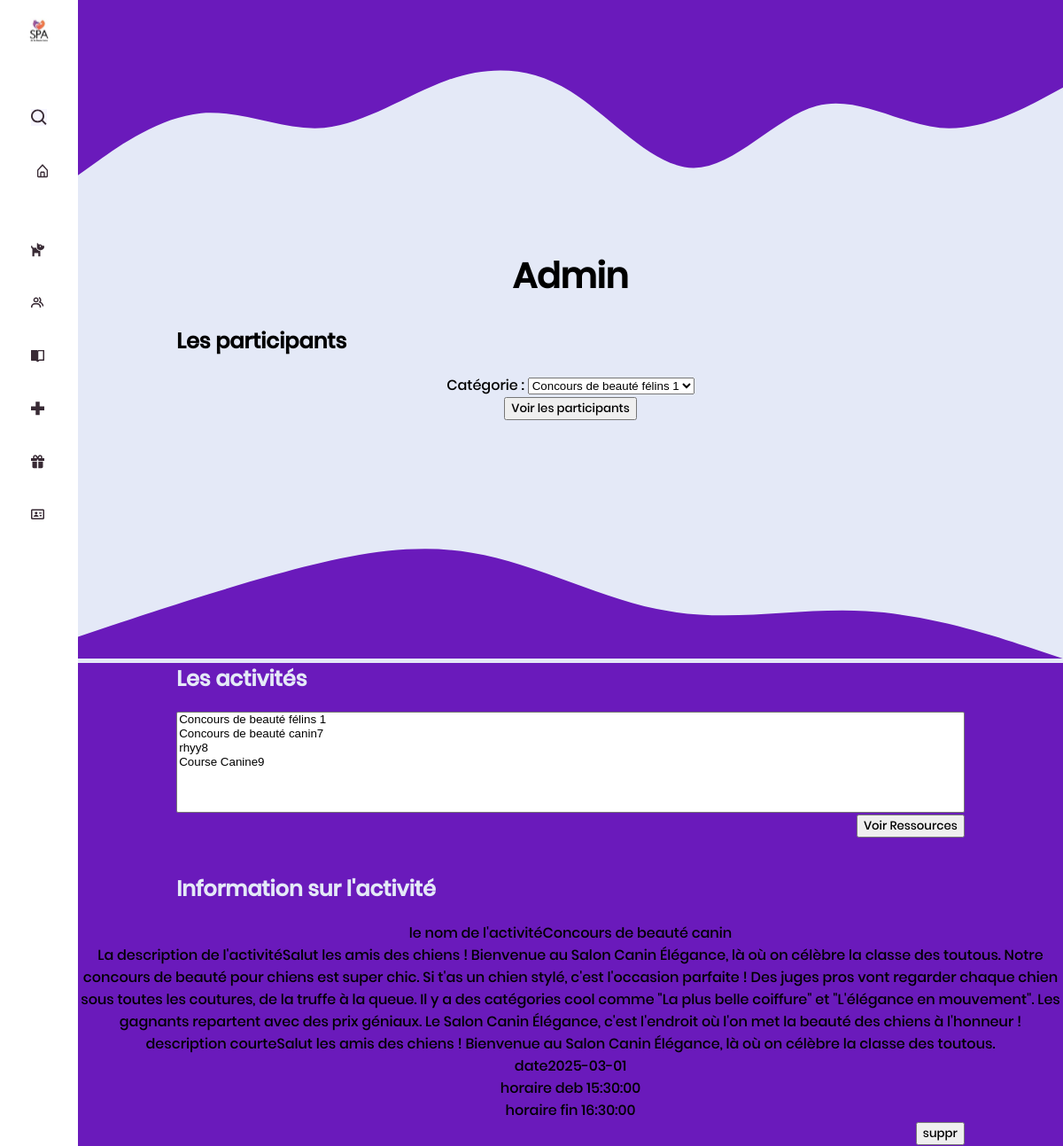
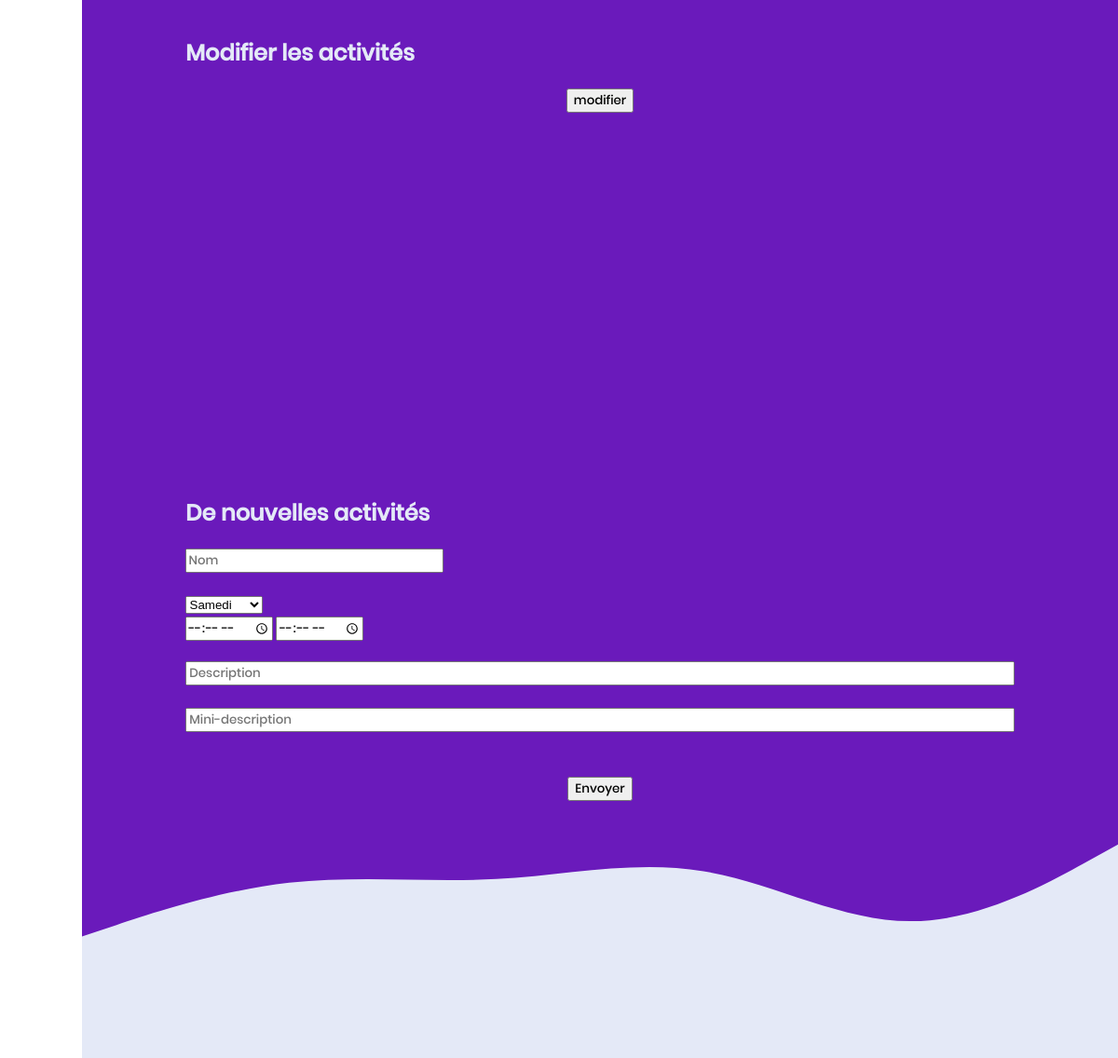
The page /pages/admin.php?idact=7 on the database its author committed (2 pictures, top to bottom).
### tables this page shows
CREATE TABLE `activite` (
  `Id_activite` int(11) NOT NULL,
  `nom` text NOT NULL,
  `description` text NOT NULL,
  `minidesc` text NOT NULL,
  `img` text NOT NULL,
  `date` date NOT NULL,
  `horaire_deb` time NOT NULL,
  `horaire_fin` time NOT NULL
);

### pages/admin.php (the view, shortened to what this page needs)
<!DOCTYPE html>
<?php
include("../config/configuration.php");
$bdd = new PDO($dsn, $user, $password);
$requete = 'SELECT * FROM `activite`';
$resultats = $bdd->query($requete);
$Activite = $resultats->fetchAll();
$nbACTIS = count($Activite);
if (isset($_GET['idact'])) {
  $idact = $_GET['idact'];
  $requete = 'SELECT * FROM activite WHERE Id_activite=' . $idact;
  $resultats = $bdd->query($requete);
  $act = $resultats->fetchAll();
}
?>
<html>
<head>
  <link rel="stylesheet" href="../style/styles.css">
</head>
<body>
<div class="sidenav">
    <img class="imglogo"src="../images/logo spa.svg"></br>
    <img style="background-color: #F6F5FF;" src="../images/1.svg"></br>
    <a href="../index.php"><img src="../images/2.svg"></a></br>
    <img src="../images/3.svg"></br>
    <img src="../images/4.svg"></br>
    <img src="../images/5.svg"></br>
    <img src="../images/6.svg"></br>
    <img src="../images/7.svg"></br>
    <img src="../images/8.svg"></br>
  </div>
  <h1>Admin</h1>
  <h2 class="noir">Les participants</h2>
  <form method="GET">
    Catégorie : <select name="idpart" required="required">
      <?php
      for ($i = 0; $i < $nbACTIS; $i++) {
        echo '<option value="' . $Activite[$i]["Id_activite"] . '">' . $Activite[$i]["nom"] . $Activite[$i]["Id_activite"] . '</option>' . "\n";
      } ?>
    </select></br>
    <input type="submit" value="Voir les participants">
  </form>
  <div class="violet">
    <h2>Les activités</h2>
    <form method="GET">
      <select name="idact" size="7" style="width:80%" >
        <?php
        for ($i = 0; $i < $nbACTIS; $i++) {
          echo '<option value="' . $Activite[$i]["Id_activite"] . '">' . $Activite[$i]["nom"] . $Activite[$i]["Id_activite"] . '</option>' . "\n";
        }
        ?>
      </select></br>
      <div id="envoyer">
      <input type="submit" value="Voir Ressources"></div>
    </form>
    <?php if (isset($_GET['idact'])) { ?>
      <div id="infoact">
        <h2>Information sur l'activité</h2>
        <?php
        echo '<div> le nom de l\'activité' . $act[0]["nom"] . '</div>' . "\n";
        echo '<div> La description de l\'activité' . $act[0]["description"] . '</div>' . "\n";
        echo '<div> description courte' . $act[0]["minidesc"] . '</div>' . "\n";
        echo '<div> date' . $act[0]["date"] . '</div>' . "\n";
        echo '<div> horaire deb ' . $act[0]["horaire_deb"] . '</div>' . "\n";
        echo '<div> horaire fin ' . $act[0]["horaire_fin"] . '</div>' . "\n";
        ?>
      </div>
    <?php } ?>
    <form action="suppractivités.php" method="POST">
      <div id="envoyer">
      <input type="submit" value="suppr" /></div>
    </form>
    <h2>Modifier les activités</h2>
    <input type="submit" value="modifier" id="modif" />
    <h2> De nouvelles activités</h2>
    <form action="ajouteractivite.php" method="POST">
      <div id="formleft">
      <input id="formleft" type="text" name="nom" placeholder="Nom" required="required" /><br />
      <select id="formleft" name="date" placeholder="Date" required="required">
        <option value="2025-03-01"> Samedi </option>
      </select><br>
      <input id="formleft" type="time" name="tdeb" placeholder="Horaire de début" class='champForm' required="required" />
      <input type="time" name="tfin" placeholder="Horaire de fin" required="required" /><br />
      </div>
      <input type="text" name="description" placeholder="Description"  style="width:80% ;" required="required" /><br />
      <input type="text" name="minidesc" placeholder="Mini-description"  style="width:80% ;" required="required" /><br />
      <br/>
      <input type="submit" value="Envoyer" />
    </form>
  </div>
</body>
</html>

### style/styles.css (style rules this page uses)
body { margin: 0; margin-left: 88px; text-align: center; background-color: #E4E9F7; font-family: "poppins"; }
.sidenav { height: 100%; width: 88px; position: fixed; z-index: 1; top: 0; left: 0; background-color: #ffffff; overflow-x: hidden; padding-top: 20px; }
.sidenav a { padding: 6px 8px 6px 16px; text-decoration: none; font-size: 25px; color: #382A34; display: block; }
.violet { background-color: #6a1abb; }
* { box-sizing: border-box; }
img { width: 20%; margin:20%; }
.imglogo { width:45%; margin-top:-6%; margin-bottom: 48%; }
h1 { font-size:3.3vw; }
h2 { margin-left:10%; text-align: left; color:#E4E9F7; }
input { margin-bottom:2%; font-family: "poppins"; }
::placeholder { font-family: "poppins"; }
#formleft { margin-left:5.1%; text-align:left; }
#envoyer { margin-right:10%; text-align:end; }
.noir { color:#000000; }

### rows shown on the page
activite: $Activite[$i]["Id_activite"] 7 (drawn), nom "Concours de beauté canin", description "Salut les amis des chiens ! Bienvenue au Salon Canin Élégance, là où on célèbre la classe des toutous. Notre concours de beauté pour chiens est super chic. Si t'as un chien stylé, c'est l'occasion parfaite ! Des juges pros vont regarder chaque chien sous toutes les coutures, de la truffe à la queue. Il y a des catégories cool comme \"La plus belle coiffure\" et \"L'élégance en mouvement\". Les gagnants repartent avec des prix géniaux. Le Salon Canin Élégance, c'est l'endroit où l'on met la beauté des chiens à l'honneur !", minidesc "Salut les amis des chiens ! Bienvenue au Salon Canin Élégance, là où on célèbre la classe des toutous.", date "2025-03-01", horaire_deb "15:30:00", horaire_fin "16:30:00"

### other values the page prints
form field idpart "Concours de beauté félins 1"
